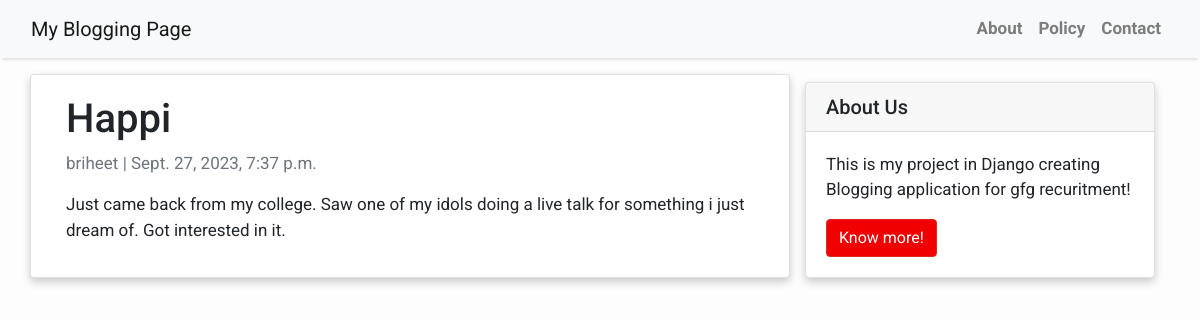
/happi/, run on the app's committed database.
### blog/models.py (models this page shows, shortened)
class Post(models.Model):
    title = models.CharField(max_length=200, unique=True)
    slug = models.SlugField(max_length=200, unique=True)
    author = models.ForeignKey(User, on_delete= models.CASCADE,related_name='blog_posts')
    updated_on = models.DateTimeField(auto_now= True)
    content = models.TextField()
    created_on = models.DateTimeField(auto_now_add=True)
    status = models.IntegerField(choices=STATUS, default=0)
    class Meta:
        ordering = ['-created_on']

### blog/views.py (the view)
# urls.py: path('<slug:slug>/', views.PostDetail.as_view(), name='post_detail'),
class PostDetail(generic.DetailView):
    model = Post
    template_name = 'post_detail.html'

### templates/post_detail.html
{% extends 'base.html' %} {% block content %}
<div class="container">
  <div class="row">
    <div class="col-md-8 card mb-4  mt-3 left  top">
      <div class="card-body">
        <h1>{% block title %} {{ object.title }} {% endblock title %}</h1>
        <p class=" text-muted">{{ post.author }} | {{ post.created_on }}</p>
        <p class="card-text ">{{ object.content | safe }}</p>
      </div>
    </div>
    {% block sidebar %} {% include 'sidebar.html' %} {% endblock sidebar %}
  </div>
</div>
{% endblock content %}

### templates/base.html (style rules this page uses)
body { font-family: "Roboto", sans-serif; font-size: 17px; background-color: #fdfdfd; }

### templates/sidebar.html (style rules this page uses)
.card { box-shadow: 0 4px 8px 0 rgba(0, 0, 0, 0.2); }

### data on the page
Post: title "Happi", author "briheet", created_on "Sept. 27, 2023, 7:37 p.m.", content "Just came back from my college. Saw one of my idols doing a live talk for something i just dream of. Got interested in it."
